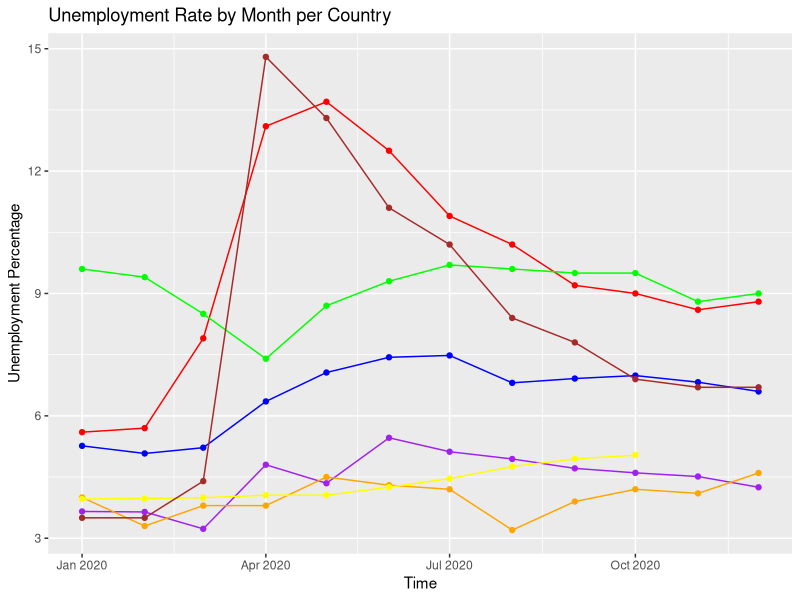
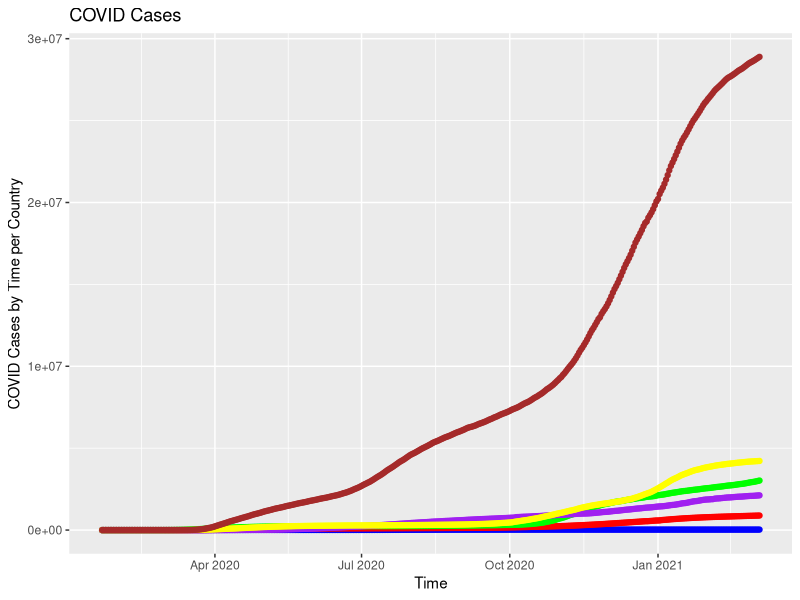

Reproduce these figures in R, in order.
## ---- chunk 1
knitr::opts_chunk$set(echo = FALSE)
## ---- chunk 2
#Covid data file, Columns broken into (Date, Country, Confirmed, Recovered, Deaths) 
covid.df <- read.csv(file="countries-aggregated_csv.csv")

#Fixing the datasheet regarding unemployment values, only selecting (Country, Date, Percentage of Unemployed)
unemployment_all.df <- read.csv(file="Unemployment Rates_All Persons_2019M1-2020M12.csv")
unemployment.df <- unemployment_all.df[,c(2,4,9,17)]

#Setting Covid date and Unemployment date as a date-type field
library(readr)
covid.df$Date <- as.Date(covid.df$Date)
covid_Monthlytotal.df <- covid.df[covid.df$Date == "2020-01-31" | covid.df$Date == "2020-02-29" | covid.df$Date == "2020-03-31" | covid.df$Date == "2020-04-30" | covid.df$Date == "2020-05-31" | covid.df$Date == "2020-06-30" | covid.df$Date == "2020-07-31" | covid.df$Date == "2020-08-31" | covid.df$Date == "2020-09-30" | covid.df$Date == "2020-10-31" | covid.df$Date == "2020-11-30" | covid.df$Date == "2020-12-31",]

#We need to introduce a day of 01 to match R's date time format of YYYY-MM-DD
unemployment.df$TIME <- as.Date(paste(unemployment.df$TIME,"-01",sep=""))
unemployment_2020.df <- unemployment.df[unemployment.df$TIME >= "2020-01-01" & unemployment.df$TIME <= "2020-12-31",]
unemployment_2020_all.df <- unemployment_2020.df[unemployment_2020.df$Subject == "Unemployment rate (monthly), Total, All persons",]

## ---- chunk 3
library(ggplot2)
library(dplyr)
library(tidyr)
#Checking unemployment data for:
#Australia, Canada, Italy, Mexico, Korea, United Kingdom, United States
Australia_Unemployment <- subset(unemployment_2020_all.df, Country == "Australia")
Canada_Unemployment <- subset(unemployment_2020_all.df, Country == "Canada")
Italy_Unemployment <- subset(unemployment_2020_all.df, Country == "Italy")
Mexico_Unemployment <- subset(unemployment_2020_all.df, Country == "Mexico")
Korea_Unemployment <- subset(unemployment_2020_all.df, Country == "Korea")
UnitedKingdom_Unemployment <- subset(unemployment_2020_all.df, Country == "United Kingdom")
UnitedStates_Unemployment <- subset(unemployment_2020_all.df, Country == "United States")

ggplot(data = unemployment_2020_all.df, aes(x=TIME, y=Value)) + 
  geom_line(data = Australia_Unemployment, aes(x = Australia_Unemployment$TIME, y = Australia_Unemployment$Value), color = 'blue') + 
    geom_point(data = Australia_Unemployment, aes(x = Australia_Unemployment$TIME, y = Australia_Unemployment$Value), color = 'blue') +
  geom_line(data = Canada_Unemployment, aes(x = Canada_Unemployment$TIME, y = Canada_Unemployment$Value), color = 'red') +
    geom_point(data = Canada_Unemployment, aes(x = Canada_Unemployment$TIME, y = Canada_Unemployment$Value), color = 'red') + 
  geom_line(data = Italy_Unemployment, aes(x = Italy_Unemployment$TIME, y = Italy_Unemployment$Value), color = 'green') + 
    geom_point(data = Italy_Unemployment, aes(x = Italy_Unemployment$TIME, y = Italy_Unemployment$Value), color = 'green') + 
  geom_line(data = Mexico_Unemployment, aes(x = Mexico_Unemployment$TIME, y = Mexico_Unemployment$Value), color = 'purple') + 
    geom_point(data = Mexico_Unemployment, aes(x = Mexico_Unemployment$TIME, y = Mexico_Unemployment$Value), color = 'purple') + 
  geom_line(data = Korea_Unemployment, aes(x = Korea_Unemployment$TIME, y = Korea_Unemployment$Value), color = 'orange') + 
    geom_point(data = Korea_Unemployment, aes(x = Korea_Unemployment$TIME, y = Korea_Unemployment$Value), color = 'orange') + 
  geom_line(data = UnitedKingdom_Unemployment, aes(x = UnitedKingdom_Unemployment$TIME, y = UnitedKingdom_Unemployment$Value), color = 'yellow') + 
    geom_point(data = UnitedKingdom_Unemployment, aes(x = UnitedKingdom_Unemployment$TIME, y = UnitedKingdom_Unemployment$Value), color = 'yellow') + 
  geom_line(data = UnitedStates_Unemployment, aes(x = UnitedStates_Unemployment$TIME, y = UnitedStates_Unemployment$Value), color = 'brown') +
    geom_point(data = UnitedStates_Unemployment, aes(x = UnitedStates_Unemployment$TIME, y = UnitedStates_Unemployment$Value), color = 'brown') +
  ylab("Unemployment Percentage") + xlab("Time") + ggtitle("Unemployment Rate by Month per Country") +
  scale_fill_discrete(guide = guide_legend(reverse=TRUE))

## ---- chunk 4
library(ggplot2)
library(dplyr)
library(tidyr)
#Checking unemployment data for:
#Australia, Canada, Italy, Mexico, Korea, United Kingdom, United States
Australia_COVID <- subset(covid.df, Country == "Australia")
Canada_COVID <- subset(covid.df, Country == "Canada")
Italy_COVID <- subset(covid.df, Country == "Italy")
Mexico_COVID <- subset(covid.df, Country == "Mexico")
Korea_COVID <- subset(covid.df, Country == "Korea")
UnitedKingdom_COVID <- subset(covid.df, Country == "United Kingdom")
UnitedStates_COVID <- subset(covid.df, Country == "US")

ggplot(data = covid.df, aes(x=TIME, y=Value)) + 
  geom_line(data = Australia_COVID, aes(x = Australia_COVID$Date, y = Australia_COVID$Confirmed), color = 'blue') + 
    geom_point(data = Australia_COVID, aes(x = Australia_COVID$Date, y = Australia_COVID$Confirmed), color = 'blue') +
  geom_line(data = Canada_COVID, aes(x = Canada_COVID$Date, y = Canada_COVID$Confirmed), color = 'red') +
    geom_point(data = Canada_COVID, aes(x = Canada_COVID$Date, y = Canada_COVID$Confirmed), color = 'red') + 
  geom_line(data = Italy_COVID, aes(x = Italy_COVID$Date, y = Italy_COVID$Confirmed), color = 'green') + 
    geom_point(data = Italy_COVID, aes(x = Italy_COVID$Date, y = Italy_COVID$Confirmed), color = 'green') + 
  geom_line(data = Mexico_COVID, aes(x = Mexico_COVID$Date, y = Mexico_COVID$Confirmed), color = 'purple') + 
    geom_point(data = Mexico_COVID, aes(x = Mexico_COVID$Date, y = Mexico_COVID$Confirmed), color = 'purple') + 
  geom_line(data = Korea_COVID, aes(x = Korea_COVID$Date, y = Korea_COVID$Confirmed), color = 'orange') + 
    geom_point(data = Korea_COVID, aes(x = Korea_COVID$Date, y = Korea_COVID$Confirmed), color = 'orange') + 
  geom_line(data = UnitedKingdom_COVID, aes(x = UnitedKingdom_COVID$Date, y = UnitedKingdom_COVID$Confirmed), color = 'yellow') + 
    geom_point(data = UnitedKingdom_COVID, aes(x = UnitedKingdom_COVID$Date, y = UnitedKingdom_COVID$Confirmed), color = 'yellow') + 
  geom_line(data = UnitedStates_COVID, aes(x = UnitedStates_COVID$Date, y = UnitedStates_COVID$Confirmed), color = 'brown') +
    geom_point(data = UnitedStates_COVID, aes(x = UnitedStates_COVID$Date, y = UnitedStates_COVID$Confirmed), color = 'brown') +
  ylab("COVID Cases by Time per Country") + xlab("Time") + ggtitle("COVID Cases") +
  scale_fill_discrete(guide = guide_legend(reverse=TRUE))
